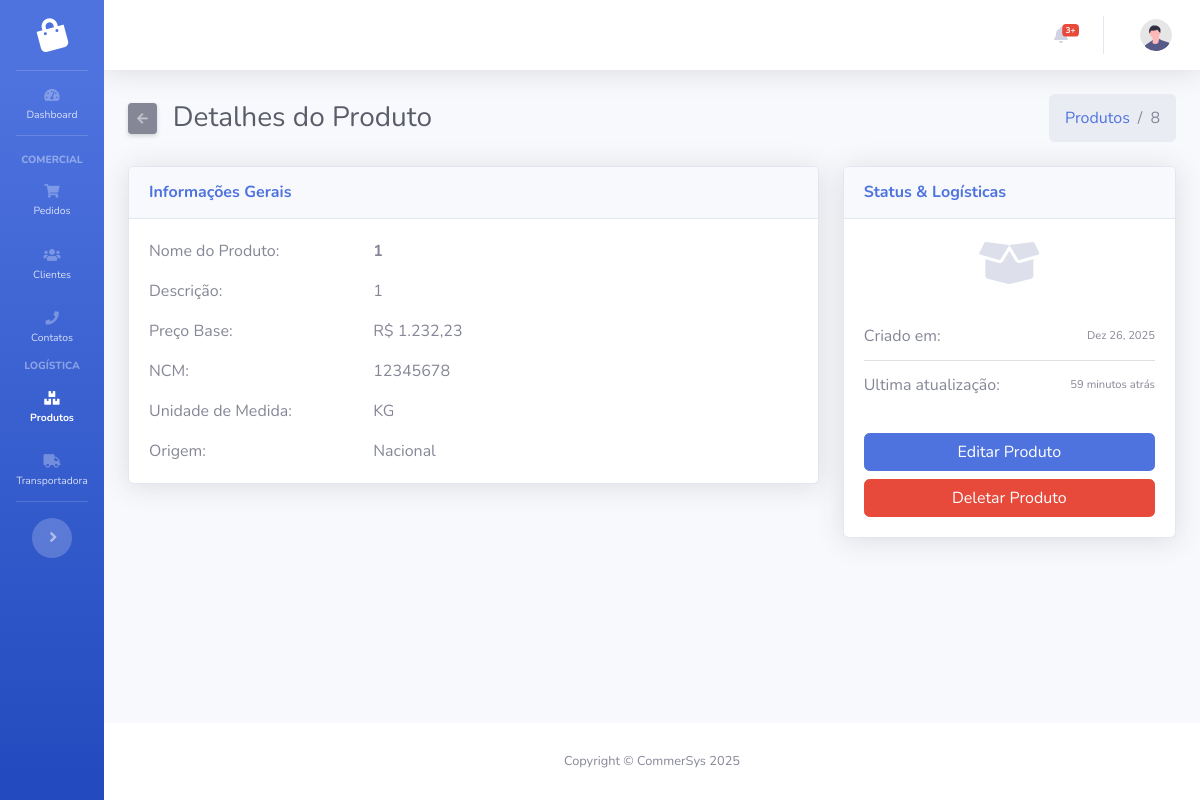
Screenshot of /produtos/8/ with the database file from the repository.
### logistica/models.py (models this page shows, shortened)
class Produto(models.Model):
    ORIGEM_CHOICES = [
        (0, 'Nacional'),
        (1, 'Estrangeira - Importação direta'),
        (2, 'Estrangeira - Adquirida no mercado interno'),
    ]
    MEDIDA_CHOICES = [
        (0, 'UN'),
        (1, 'KG'),
        (2, 'PC'),
        (3, 'L')
    ]
    nome = models.CharField(max_length=100)
    descricao = models.TextField(blank=True, null=True)
    preco_base = models.DecimalField(max_digits=10, decimal_places=2, help_text="Preço de venda padrão")
    ncm = models.CharField(max_length=8, help_text="8 dígitos - Nomenclatura Comum do Mercosul")
    unidade_medida = models.IntegerField(choices=MEDIDA_CHOICES, default=0)
    origem = models.IntegerField(choices=ORIGEM_CHOICES, default=0)
    created_at = models.DateTimeField(auto_now_add=True)
    updated_at = models.DateTimeField(auto_now=True)

### logistica/views.py (the view)
# urls.py: path('produtos/<int:pk>/', views.ProdutoDetailView.as_view(), name='produto_detail'),
class ProdutoDetailView(DetailView):
    model = Produto
    template_name = 'logistica/produto_detail.html'
    context_object_name = 'produto'

### logistica/templates/logistica/produto_detail.html (shortened to what this page needs)
{% extends 'base.html' %}
{% load humanize %}
{% block content %}
<div class="d-sm-flex align-items-center justify-content-between mb-4">
    <div class="d-flex align-items-center">
        <a href="{% url 'logistica:produtos' %}" class="btn btn-sm btn-secondary shadow-sm mr-3">
            <i class="fas fa-arrow-left fa-sm text-white-50"></i>
        </a>
        <h1 class="h3 mb-0 text-gray-800">Detalhes do Produto</h1>
    </div>
    <nav aria-label="breadcrumb" class="d-none d-md-inline-block">
        <ol class="breadcrumb mb-0">
            <li class="breadcrumb-item"><a href="{% url 'logistica:produtos' %}">Produtos</a></li>
            <li class="breadcrumb-item active" aria-current="page">{{ produto.id }}</li>
        </ol>
    </nav>
</div>
<div class="row">
    <div class="col-lg-8">
        <div class="card shadow mb-4">
            <div class="card-header py-3 d-flex flex-row align-items-center justify-content-between">
                <h6 class="m-0 font-weight-bold text-primary">Informações Gerais</h6>
            </div>
            <div class="card-body">
                <div class="row mb-3">
                    <div class="col-sm-4 text-muted">Nome do Produto:</div>
                    <div class="col-sm-8 font-weight-bold">{{ produto.nome }}</div>
                </div>
                <div class="row mb-3">
                    <div class="col-sm-4 text-muted">Descrição:</div>
                    <div class="col-sm-8">{{ produto.descricao }}</div>
                </div>
                <div class="row mb-3">
                    <div class="col-sm-4 text-muted">Preço Base:</div>
                    <div class="col-sm-8">R$ {{ produto.preco_base|intcomma }}</div>
                </div>
                <div class="row mb-3">
                    <div class="col-sm-4 text-muted">NCM:</div>
                    <div class="col-sm-8">{{ produto.ncm }}</div>
                </div>
                <div class="row mb-3">
                    <div class="col-sm-4 text-muted">Unidade de Medida:</div>
                    <div class="col-sm-8">{{ produto.get_unidade_medida_display }}</div>
                </div>
                <div class="row">
                    <div class="col-sm-4 text-muted">Origem:</div>
                    <div class="col-sm-8">{{ produto.get_origem_display }}</div>
                </div>
            </div>
        </div>
    </div>
    <div class="col-lg-4">
        <div class="card shadow mb-4">
            <div class="card-header py-3">
                <h6 class="m-0 font-weight-bold text-primary">Status & Logísticas</h6>
            </div>
            <div class="card-body">
                <div class="text-center mb-4">
                    <i class="fas fa-box-open fa-3x text-gray-300"></i>
                </div>
                <ul class="list-group list-group-flush">
                    <li class="list-group-item d-flex justify-content-between align-items-center px-0">
                        Criado em:
                        <span class="text-xs">{{ produto.created_at|date:"M d, Y" }}</span>
                    </li>
                    <li class="list-group-item d-flex justify-content-between align-items-center px-0">
                        Ultima atualização:
                        <span class="text-xs">{{ produto.updated_at|timesince }} atrás</span>
                    </li>
                </ul>
                <div class="mt-4">
                    <a href="{% url 'logistica:produto_edit' produto.id %}" class="btn btn-primary btn-block btn-icon-split">
                        <span class="text">Editar Produto</span>
                    </a>
                    <button type="button" class="btn btn-danger btn-block" data-toggle="modal" data-target="#deleteModal">
                        Deletar Produto
                    </button>
                </div>
            </div>
        </div>
    </div>
</div>
{% endblock %}

### rows the page displays
Produto: id "8", nome "1", descricao "1", preco_base "1.232,23", ncm "12345678", unidade_medida "KG", origem "Nacional", created_at "Dez 26, 2025", updated_at "59 minutos"
